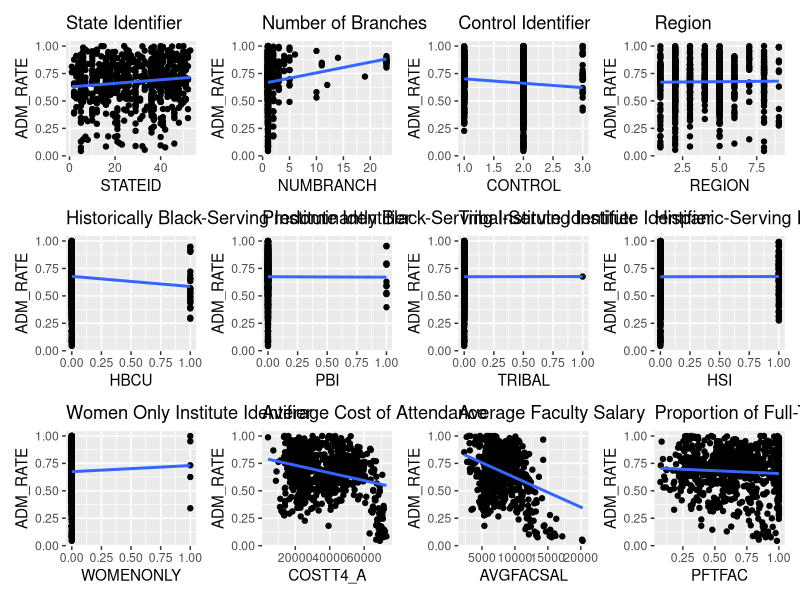
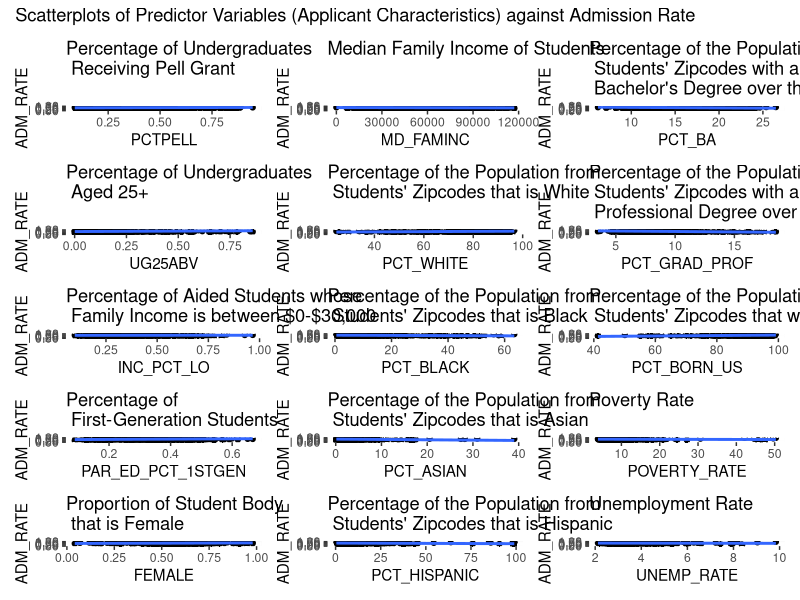
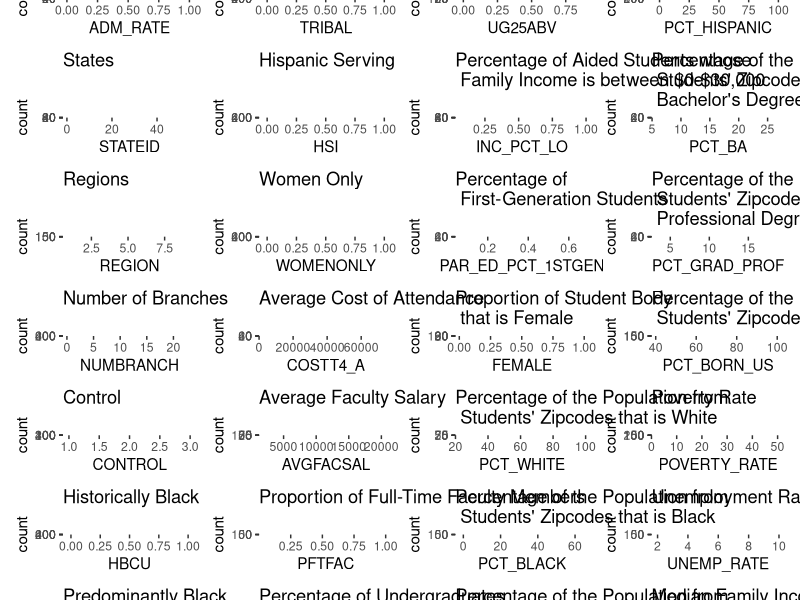
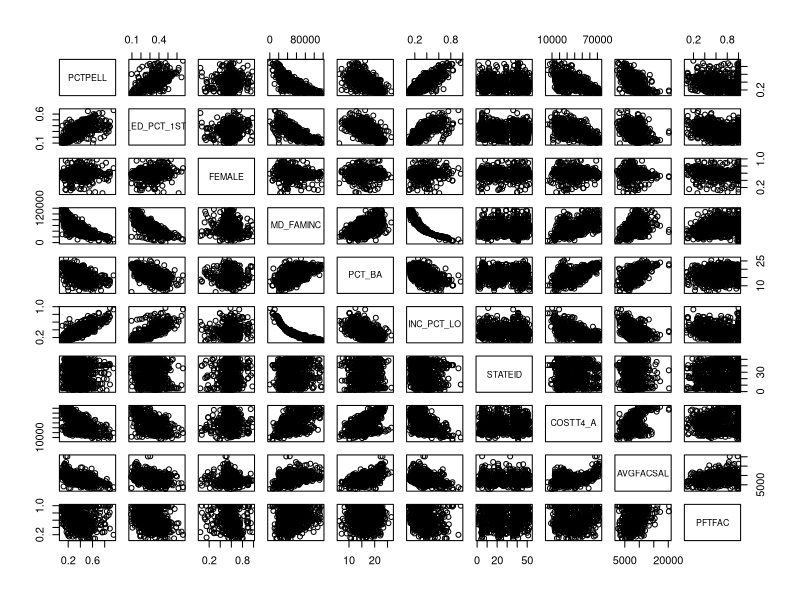
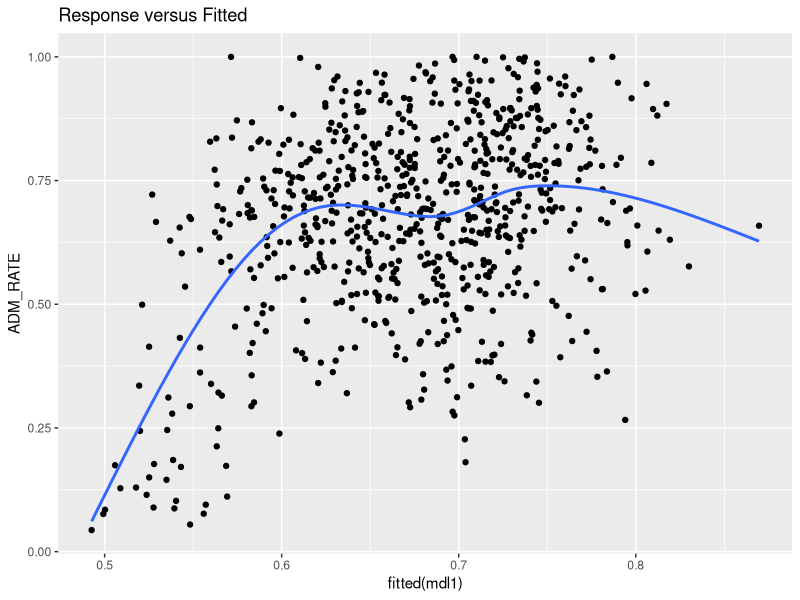
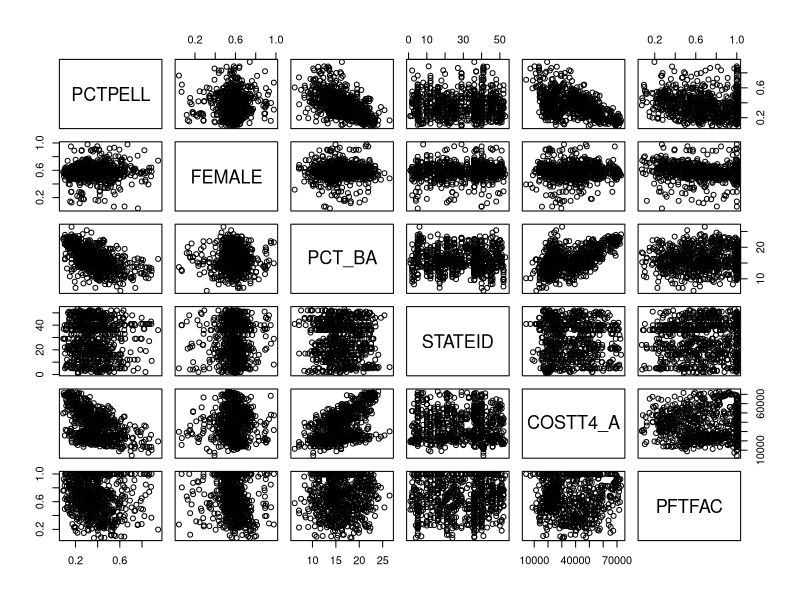
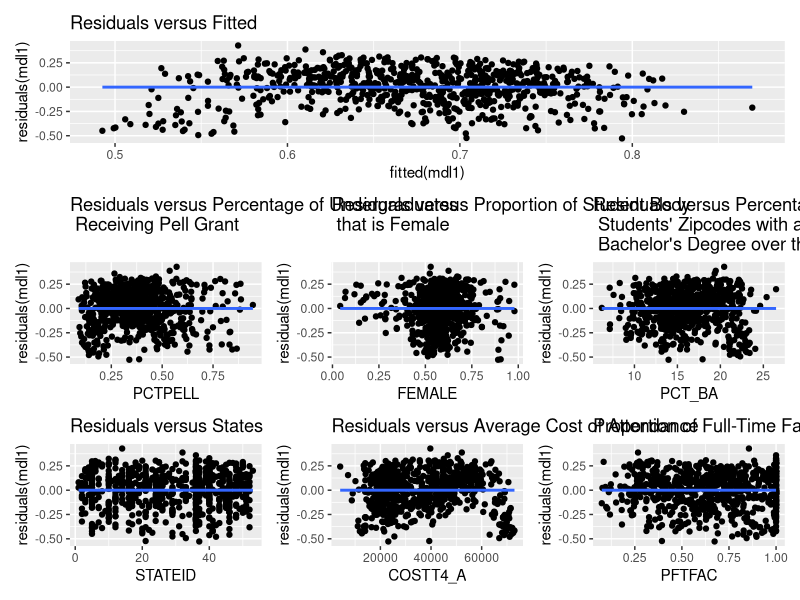
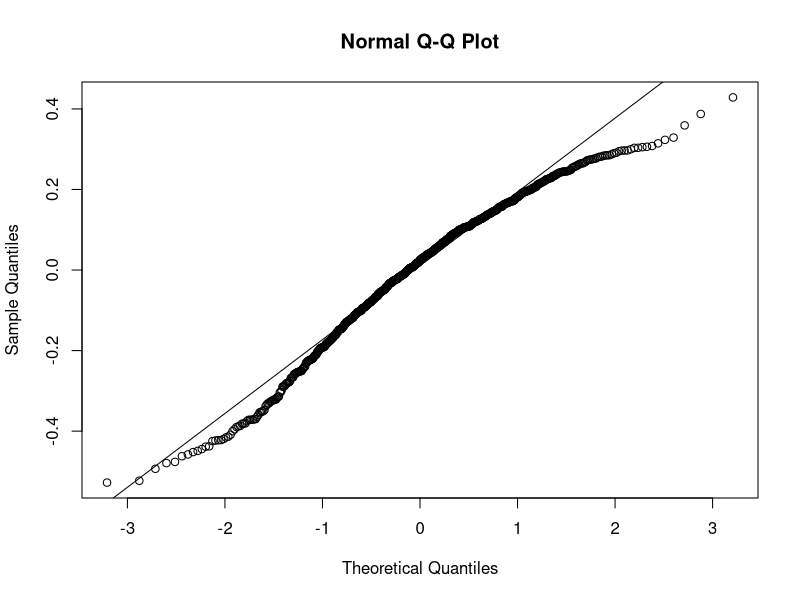

Here is the R script that generated these plots, in order: (Note: this script raises an error after producing the figures.)
library("tidyverse")
library("patchwork")
library("car")

setwd("/Users/abrarnasir/Desktop/School/STA302/Video Project/STA302_VideoProject")
df <- read.csv("VPdataset.csv")

# df %>% drop_na()
df <- transform(df, STATEID = as.numeric(factor(STABBR)))
df <- df[, !(names(df) %in% c("UNITID", "INSTNM", "STABBR"))]
df <- df %>% relocate(STATEID)
df <- df %>% relocate(ADM_RATE)

full0 <- lm(ADM_RATE ~., data = df)

plt1 <- ggplot(df, aes(STATEID, ADM_RATE)) + geom_point() + ggtitle("State Identifier") + geom_smooth(method = 'lm', se = FALSE)
plt2 <- ggplot(df, aes(NUMBRANCH, ADM_RATE)) + geom_point() + ggtitle("Number of Branches") + geom_smooth(method = 'lm', se = FALSE)
plt3 <- ggplot(df, aes(CONTROL, ADM_RATE)) + geom_point() + ggtitle("Control Identifier") + geom_smooth(method = 'lm', se = FALSE)
plt4 <- ggplot(df, aes(HBCU, ADM_RATE)) + geom_point() + ggtitle("Historically Black-Serving Institute Identifier") + geom_smooth(method = 'lm', se = FALSE)
plt5 <- ggplot(df, aes(PBI, ADM_RATE)) + geom_point() + ggtitle("Predominantly Black-Serving Institute Identifier") + geom_smooth(method = 'lm', se = FALSE)
plt6 <- ggplot(df, aes(TRIBAL, ADM_RATE)) + geom_point() + ggtitle("Tribal-Serving Institute Identifier") + geom_smooth(method = 'lm', se = FALSE)
plt7 <- ggplot(df, aes(HSI, ADM_RATE)) + geom_point() + ggtitle("Hispanic-Serving Institute Identifier") + geom_smooth(method = 'lm', se = FALSE)
plt8 <- ggplot(df, aes(WOMENONLY, ADM_RATE)) + geom_point() + ggtitle("Women Only Institute Identifier") + geom_smooth(method = 'lm', se = FALSE)
plt9 <- ggplot(df, aes(COSTT4_A, ADM_RATE)) + geom_point() + ggtitle("Average Cost of Attendance") + geom_smooth(method = 'lm', se = FALSE)
plt10 <- ggplot(df, aes(AVGFACSAL, ADM_RATE)) + geom_point() + ggtitle("Average Faculty Salary") + geom_smooth(method = 'lm', se = FALSE)
plt11 <- ggplot(df, aes(PFTFAC, ADM_RATE)) + geom_point() + ggtitle("Proportion of Full-Time Faculty Members") + geom_smooth(method = 'lm', se = FALSE)
plt12 <- ggplot(df, aes(REGION, ADM_RATE)) + geom_point() + ggtitle("Region") + geom_smooth(method = 'lm', se = FALSE)
plt1 + plt2 + plt3 + plt12 + plt4 + plt5 + plt6 + plt7 + plt8 + plt9 + plt10 + plt11

plt1 <- ggplot(df, aes(PCTPELL, ADM_RATE)) + geom_point() + ggtitle("Percentage of Undergraduates \n Receiving Pell Grant") + geom_smooth(method = 'lm', se = FALSE)
plt2 <- ggplot(df, aes(UG25ABV, ADM_RATE)) + geom_point() + ggtitle("Percentage of Undergraduates \n Aged 25+") + geom_smooth(method = 'lm', se = FALSE)
plt3 <- ggplot(df, aes(INC_PCT_LO, ADM_RATE)) + geom_point() + ggtitle("Percentage of Aided Students whose \n Family Income is between $0-$30,000") + geom_smooth(method = 'lm', se = FALSE)
plt4 <- ggplot(df, aes(PAR_ED_PCT_1STGEN, ADM_RATE)) + geom_point() + ggtitle("Percentage of \n First-Generation Students") + geom_smooth(method = 'lm', se = FALSE)
plt5 <- ggplot(df, aes(FEMALE, ADM_RATE)) + geom_point() + ggtitle("Proportion of Student Body \n that is Female") + geom_smooth(method = 'lm', se = FALSE)
plt6 <- ggplot(df, aes(MD_FAMINC, ADM_RATE)) + geom_point() + ggtitle("Median Family Income of Students") + geom_smooth(method = 'lm', se = FALSE)
plt7 <- ggplot(df, aes(PCT_WHITE, ADM_RATE)) + geom_point() + ggtitle("Percentage of the Population from \n Students' Zipcodes that is White") + geom_smooth(method = 'lm', se = FALSE)
plt8 <- ggplot(df, aes(PCT_BLACK, ADM_RATE)) + geom_point() + ggtitle("Percentage of the Population from \n Students' Zipcodes that is Black") + geom_smooth(method = 'lm', se = FALSE)
plt9 <- ggplot(df, aes(PCT_ASIAN, ADM_RATE)) + geom_point() + ggtitle("Percentage of the Population from \n Students' Zipcodes that is Asian") + geom_smooth(method = 'lm', se = FALSE)
plt10 <- ggplot(df, aes(PCT_HISPANIC, ADM_RATE)) + geom_point() + ggtitle("Percentage of the Population from \n Students' Zipcodes that is Hispanic") + geom_smooth(method = 'lm', se = FALSE)
plt11 <- ggplot(df, aes(PCT_BA, ADM_RATE)) + geom_point() + ggtitle("Percentage of the Population from \n Students' Zipcodes with a \n Bachelor's Degree over the Age 25") + geom_smooth(method = 'lm', se = FALSE)
plt12 <- ggplot(df, aes(PCT_GRAD_PROF, ADM_RATE)) + geom_point() + ggtitle("Percentage of the Population from \n Students' Zipcodes with a \n Professional Degree over the Age 25") + geom_smooth(method = 'lm', se = FALSE)
plt13 <- ggplot(df, aes(PCT_BORN_US, ADM_RATE)) + geom_point() + ggtitle("Percentage of the Population from \n Students' Zipcodes that was Born in the US") + geom_smooth(method = 'lm', se = FALSE)
plt14 <- ggplot(df, aes(POVERTY_RATE, ADM_RATE)) + geom_point() + ggtitle("Poverty Rate") + geom_smooth(method = 'lm', se = FALSE)
plt15 <- ggplot(df, aes(UNEMP_RATE, ADM_RATE)) + geom_point() + ggtitle("Unemployment Rate") + geom_smooth(method = 'lm', se = FALSE)
plt1 + plt2 + plt3 + plt4 + plt5 + plt6 + plt7 + plt8 + plt9 + plt10 + plt11 + plt12 + plt13 + plt14 + plt15  + plot_layout(nrow = 5, byrow = FALSE) + plot_annotation(title = 'Scatterplots of Predictor Variables (Applicant Characteristics) against Admission Rate')

hist1 <- ggplot(df, aes(x = ADM_RATE)) + geom_histogram() + ggtitle("Admission Rate")
hist2 <- ggplot(df, aes(x = STATEID)) + geom_histogram() + ggtitle("States")
hist3 <- ggplot(df, aes(x = REGION)) + geom_histogram() + ggtitle("Regions")
hist4 <- ggplot(df, aes(x = NUMBRANCH)) + geom_histogram() + ggtitle("Number of Branches") 
hist5 <- ggplot(df, aes(x = CONTROL)) + geom_histogram() + ggtitle("Control") 
hist6 <- ggplot(df, aes(x = HBCU)) + geom_histogram() + ggtitle("Historically Black")
hist7 <- ggplot(df, aes(x = PBI)) + geom_histogram() + ggtitle("Predominantly Black")
hist8 <- ggplot(df, aes(x = TRIBAL)) + geom_histogram() + ggtitle("Tribal")
hist9 <- ggplot(df, aes(x = HSI)) + geom_histogram() + ggtitle("Hispanic Serving")
hist10 <- ggplot(df, aes(x = WOMENONLY)) + geom_histogram() + ggtitle("Women Only")
hist11 <- ggplot(df, aes(x = COSTT4_A)) + geom_histogram() + ggtitle("Average Cost of Attendance")
hist12 <- ggplot(df, aes(x = AVGFACSAL)) + geom_histogram() + ggtitle("Average Faculty Salary")
hist13 <- ggplot(df, aes(x = PFTFAC)) + geom_histogram() + ggtitle("Proportion of Full-Time Faculty Members")
hist14 <- ggplot(df, aes(x = PCTPELL)) + geom_histogram() + ggtitle("Percentage of Undergraduates \n Receiving Pell Grant")
hist15 <- ggplot(df, aes(x = UG25ABV)) + geom_histogram() + ggtitle("Percentage of Undergraduates \n Aged 25+")
hist16 <- ggplot(df, aes(x = INC_PCT_LO)) + geom_histogram() + ggtitle("Percentage of Aided Students whose \n Family Income is between $0-$30,000")
hist17 <- ggplot(df, aes(x = PAR_ED_PCT_1STGEN)) + geom_histogram() + ggtitle("Percentage of \n First-Generation Students")
hist18 <- ggplot(df, aes(x = FEMALE)) + geom_histogram() + ggtitle("Proportion of Student Body \n that is Female")
hist19 <- ggplot(df, aes(x = PCT_WHITE)) + geom_histogram() + ggtitle("Percentage of the Population from \n Students' Zipcodes that is White")
hist20 <- ggplot(df, aes(x = PCT_BLACK)) + geom_histogram() + ggtitle("Percentage of the Population from \n Students' Zipcodes that is Black")
hist21 <- ggplot(df, aes(x = PCT_ASIAN)) + geom_histogram() + ggtitle("Percentage of the Population from \n Students' Zipcodes that is Asian")
hist22 <- ggplot(df, aes(x = PCT_HISPANIC)) + geom_histogram() + ggtitle("Percentage of the Population from \n Students' Zipcodes that is Hispanic")
hist23 <- ggplot(df, aes(x = PCT_BA)) + geom_histogram() + ggtitle("Percentage of the Population from \n Students' Zipcodes with a \n Bachelor's Degree over the Age 25")
hist24 <- ggplot(df, aes(x = PCT_GRAD_PROF)) + geom_histogram() + ggtitle("Percentage of the Population from \n Students' Zipcodes with a \n Professional Degree over the Age 25")
hist25 <- ggplot(df, aes(x = PCT_BORN_US)) + geom_histogram() + ggtitle("Percentage of the Population from \n Students' Zipcodes that was Born in the US")
hist26 <- ggplot(df, aes(x = POVERTY_RATE)) + geom_histogram() + ggtitle("Poverty Rate")
hist27 <- ggplot(df, aes(x = UNEMP_RATE)) + geom_histogram() + ggtitle("Unemployment Rate")
hist28 <- ggplot(df, aes(x = MD_FAMINC)) + geom_histogram() + ggtitle("Median Family Income of Students")
hist1 + hist2 + hist3 + hist4 + hist5 + hist6 + hist7 + hist8 + hist9 + hist10 + hist11 + hist12 + hist13 + hist14 + hist15 + hist16 + hist17 + hist18 + hist19 + hist20 + hist21 + hist22 + hist23 + hist24 + hist25 + hist26 + hist27 + hist28 + plot_layout(nrow = 7, byrow = FALSE) + plot_annotation(title = 'Histograms of Variables')

full <- lm(ADM_RATE ~ PCTPELL + PAR_ED_PCT_1STGEN + FEMALE + MD_FAMINC + PCT_BA + INC_PCT_LO + STATEID + COSTT4_A + AVGFACSAL + PFTFAC, data = df)
summary(full)
pairs(~ PCTPELL + PAR_ED_PCT_1STGEN + FEMALE + MD_FAMINC + PCT_BA + INC_PCT_LO + STATEID + COSTT4_A + AVGFACSAL + PFTFAC, data = df)

mdl1 <- lm(ADM_RATE ~ PCTPELL + FEMALE + PCT_BA + STATEID + COSTT4_A + PFTFAC, data = df)

ggplot(df, aes(fitted(mdl1), ADM_RATE)) + geom_point() + ggtitle("Response versus Fitted") + geom_smooth(method = 'gam', se = FALSE)

pairs(~ PCTPELL + FEMALE + PCT_BA + STATEID + COSTT4_A + PFTFAC, data = df)

resy <- ggplot(df, aes(fitted(mdl1), residuals(mdl1))) + geom_point() + ggtitle("Residuals versus Fitted") + geom_smooth(method = 'lm', se = FALSE)
res1 <- ggplot(df, aes(PCTPELL, residuals(mdl1))) + geom_point() + ggtitle("Residuals versus Percentage of Undergraduates \n Receiving Pell Grant") + geom_smooth(method = 'lm', se = FALSE)
res2 <- ggplot(df, aes(FEMALE, residuals(mdl1))) + geom_point() + ggtitle("Residuals versus Proportion of Student Body \n that is Female") + geom_smooth(method = 'lm', se = FALSE)
res3 <- ggplot(df, aes(PCT_BA, residuals(mdl1))) + geom_point() + ggtitle("Residuals versus Percentage of the Population from \n Students' Zipcodes with a \n Bachelor's Degree over the Age 25") + geom_smooth(method = 'lm', se = FALSE)
res4 <- ggplot(df, aes(STATEID, residuals(mdl1))) + geom_point() + ggtitle("Residuals versus States") + geom_smooth(method = 'lm', se = FALSE)
res5 <- ggplot(df, aes(COSTT4_A, residuals(mdl1))) + geom_point() + ggtitle("Residuals versus Average Cost of Attendance") + geom_smooth(method = 'lm', se = FALSE)
res6 <- ggplot(df, aes(PFTFAC, residuals(mdl1))) + geom_point() + ggtitle("Proportion of Full-Time Faculty Members") + geom_smooth(method = 'lm', se = FALSE)

(resy) /
  (res1 + res2 + res3) /
  (res4 + res5 + res6)

qqnorm(residuals(mdl1))
qqline(residuals(mdl1))

bc <- boxCox(mdl1)
lambda <- bc$x[which.max(bc$y)]

df$transformed_ADM_RATE <- df$ADM_RATE ** 1.5

mdl2 <- lm(transformed_ADM_RATE ~ PCTPELL + FEMALE + PCT_BA + STATEID + COSTT4_A + PFTFAC, data = df)

ggplot(df, aes(fitted(mdl2), transformed_ADM_RATE)) + geom_point() + ggtitle("Response versus Fitted") + geom_smooth(method = 'lm', se = FALSE)

pairs(~ PCTPELL + FEMALE + PCT_BA + STATEID + COSTT4_A + PFTFAC, data = df)

resty <- ggplot(df, aes(fitted(mdl2), residuals(mdl2))) + geom_point() + ggtitle("Residuals versus Fitted") + geom_smooth(method = 'lm', se = FALSE)
rest1 <- ggplot(df, aes(PCTPELL, residuals(mdl2))) + geom_point() + ggtitle("Residuals versus Percentage of Undergraduates \n Receiving Pell Grant") + geom_smooth(method = 'lm', se = FALSE)
rest2 <- ggplot(df, aes(FEMALE, residuals(mdl2))) + geom_point() + ggtitle("Residuals versus Proportion of Student Body \n that is Female") + geom_smooth(method = 'lm', se = FALSE)
rest3 <- ggplot(df, aes(PCT_BA, residuals(mdl2))) + geom_point() + ggtitle("Residuals versus Percentage of the Population from \n Students' Zipcodes with a \n Bachelor's Degree over the Age 25") + geom_smooth(method = 'lm', se = FALSE)
rest4 <- ggplot(df, aes(STATEID, residuals(mdl2))) + geom_point() + ggtitle("Residuals versus States") + geom_smooth(method = 'lm', se = FALSE)
rest5 <- ggplot(df, aes(COSTT4_A, residuals(mdl2))) + geom_point() + ggtitle("Residuals versus Average Cost of Attendance") + geom_smooth(method = 'lm', se = FALSE)
rest6 <- ggplot(df, aes(PFTFAC, residuals(mdl2))) + geom_point() + ggtitle("Proportion of Full-Time Faculty Members") + geom_smooth(method = 'lm', se = FALSE)

(resty) /
  (rest1 + rest2 + rest3) /
  (rest4 + rest5 + rest6)

qqnorm(residuals(mdl2))
qqline(residuals(mdl2))

mdl3 <- lm(ADM_RATE ~ FEMALE + PCT_BA + STATEID + COSTT4_A + PFTFAC, data = df)

summary(full0)
summary(full)
summary(mdl1)
summary(mdl2)
summary(mdl3)



